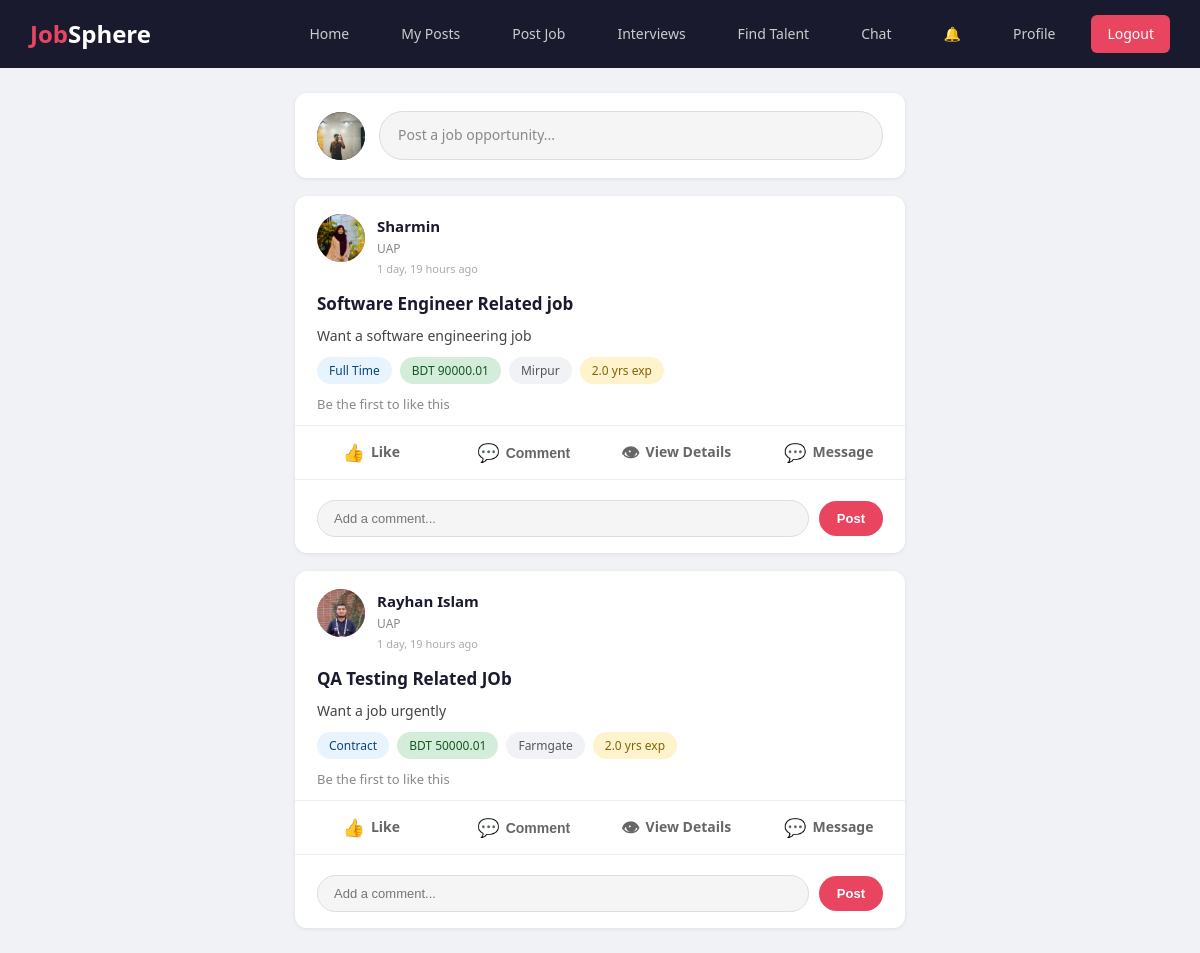
/recruitments/feed/ (signed in), run on the app's committed database.
### users/models.py (models this page shows, shortened)
class User(AbstractBaseUser):
    USER_TYPE_CHOICES = [
        ('seeker', 'Job Seeker'),
        ('recruiter', 'Recruiter'),
        ('admin', 'Admin'),
    ]
    email = models.EmailField(unique=True)
    name = models.CharField(max_length=100)
    user_type = models.CharField(max_length=10, choices=USER_TYPE_CHOICES)
    phone_num = models.CharField(max_length=20, blank=True, null=True)
    profile_pic = models.ImageField(upload_to='profile_pics/', blank=True, null=True)
    is_active = models.BooleanField(default=True)
    is_admin = models.BooleanField(default=False)
    is_staff = models.BooleanField(default=False)
    is_superuser = models.BooleanField(default=False)
    objects = UserManager()
    USERNAME_FIELD = 'email'
    REQUIRED_FIELDS = ['name']

class JobSeeker(models.Model):
    user = models.OneToOneField(User, on_delete=models.CASCADE, related_name='seeker_profile')
    bio = models.TextField(blank=True, null=True)
    cgpa = models.FloatField(blank=True, null=True)
    experience_years = models.IntegerField(default=0)
    education = models.CharField(max_length=200, blank=True, null=True)
    career_goals = models.TextField(blank=True, null=True)
    resume = models.FileField(upload_to='resumes/', blank=True, null=True)
    location = models.CharField(max_length=200, blank=True, null=True)
    skills_text = models.TextField(blank=True, null=True)

### recruitments/models.py (models this page shows, shortened)
class JobPost(models.Model):
    POSTER_TYPE_CHOICES = [
        ('recruiter', 'Recruiter'),
        ('seeker', 'Seeker'),
    ]
    JOB_TYPE_CHOICES = [
        ('fullTime', 'Full Time'),
        ('partTime', 'Part Time'),
        ('remote', 'Remote'),
        ('contract', 'Contract'),
    ]
    STATUS_CHOICES = [
        ('active', 'Active'),
        ('closed', 'Closed'),
    ]
    poster = models.ForeignKey(User, on_delete=models.CASCADE, related_name='job_posts')
    poster_type = models.CharField(max_length=10, choices=POSTER_TYPE_CHOICES, default='recruiter')
    title = models.CharField(max_length=200)
    description = models.TextField()
    location = models.CharField(max_length=200, blank=True, null=True)
    job_type = models.CharField(max_length=10, choices=JOB_TYPE_CHOICES, default='fullTime')
    salary = models.DecimalField(max_digits=10, decimal_places=2, blank=True, null=True)
    number_of_available_seats = models.IntegerField(default=1)
    required_experience = models.FloatField(default=0)
    skills_text = models.TextField(blank=True, null=True)
    application_count = models.IntegerField(default=0)
    status = models.CharField(max_length=10, choices=STATUS_CHOICES, default='active')
    created_at = models.DateTimeField(auto_now_add=True)
    deadline = models.DateTimeField(blank=True, null=True)
    image = models.ImageField(upload_to='job_post_images/', blank=True, null=True)
    class Meta:
        ordering = ['-created_at']

### recruitments/views.py (the view)
# urls.py: path('feed/', views.feed_view, name='feed'),
def feed_view(request):
    if not request.user.is_authenticated:
        return redirect('login')
    from .models import PostLike, PostComment
    if request.user.user_type == 'seeker':
        posts = JobPost.objects.filter(status='active', poster_type='recruiter')
    elif request.user.user_type == 'recruiter':
        posts = JobPost.objects.filter(status='active', poster_type='seeker')
    else:
        posts = JobPost.objects.none()
    feed_data = []
    for post in posts:
        like_count = PostLike.objects.filter(job_post=post).count()
        user_liked = PostLike.objects.filter(job_post=post, user=request.user).exists()
        comments = PostComment.objects.filter(job_post=post).select_related('user')[:5]
        comment_count = PostComment.objects.filter(job_post=post).count()
        poster_pic = None
        poster_company = ''
        poster_designation = ''
        if post.poster.profile_pic:
            poster_pic = post.poster.profile_pic.url
        if post.poster_type == 'recruiter':
            try:
                rec = Recruiter.objects.get(user=post.poster)
                if rec.company:
                    poster_company = rec.company.name
                poster_designation = rec.designation or ''
            except Recruiter.DoesNotExist:
                pass
        else:
            try:
                seeker_profile = JobSeeker.objects.get(user=post.poster)
                poster_designation = seeker_profile.education or ''
            except JobSeeker.DoesNotExist:
                pass
        feed_data.append({
            'post': post,
            'like_count': like_count,
            'user_liked': user_liked,
            'comments': comments,
            'comment_count': comment_count,
            'poster_pic': poster_pic,
            'poster_company': poster_company,
            'poster_designation': poster_designation,
        })
    return render(request, 'recruitments/feed.html', {
        'feed_data': feed_data,
    })

### updates/context_processors.py (called while the page is built)
def unread_notifications(request):
    if request.user.is_authenticated:
        count = Notification.objects.filter(user=request.user, is_read=False).count()
        return {'unread_notif_count': count}
    return {'unread_notif_count': 0}

### templates/recruitments/feed.html (shortened to what this page needs)
{% extends 'base.html' %}
{% block content %}
<div class="feed-container">
    <div class="create-post-card">
        <div class="create-post-avatar">
            {% if user.profile_pic %}
                <img src="{{ user.profile_pic.url }}" alt="You">
            {% else %}
                {{ user.name|first }}
            {% endif %}
        </div>
        {% if user.user_type == 'recruiter' %}
            <a href="{% url 'create_job_post' %}" class="create-post-btn">Post a job opportunity...</a>
        {% else %}
            <a href="{% url 'create_seeker_post' %}" class="create-post-btn">Share your availability...</a>
        {% endif %}
    </div>
    {% if feed_data %}
        {% for item in feed_data %}
        <div class="feed-post">
            <div class="post-header">
                <a href="{% if item.post.poster_type == 'seeker' %}{% url 'seeker_post_detail' item.post.id %}{% else %}{% url 'job_detail' item.post.id %}{% endif %}" class="post-avatar" style="text-decoration: none;">
                    {% if item.poster_pic %}
                        <img src="{{ item.poster_pic }}" alt="Avatar">
                    {% else %}
                        {{ item.post.poster.name|first }}
                    {% endif %}
                </a>
                <div class="post-author-info">
                    <div class="post-author-name">
                        <a href="{% if item.post.poster_type == 'seeker' %}{% url 'seeker_post_detail' item.post.id %}{% else %}{% url 'job_detail' item.post.id %}{% endif %}">{{ item.post.poster.name }}</a>
                    </div>
                    <div class="post-author-headline">
                        {% if item.poster_designation %}{{ item.poster_designation }}{% endif %}
                    </div>
                    <div class="post-time">{{ item.post.created_at|timesince }} ago</div>
                </div>
            </div>
            <div class="post-title">
                <a href="{% url 'job_detail' item.post.id %}">{{ item.post.title }}</a>
            </div>
            <div class="post-content post-content-truncated" id="content-{{ item.post.id }}">{{ item.post.description }}</div>
            <div class="post-tags">
                <span class="post-tag tag-type">{{ item.post.get_job_type_display }}</span>
                {% if item.post.salary %}
                    <span class="post-tag tag-salary">BDT {{ item.post.salary }}</span>
                {% endif %}
                {% if item.post.location %}
                    <span class="post-tag tag-location">{{ item.post.location }}</span>
                {% endif %}
                {% if item.post.required_experience %}
                    <span class="post-tag tag-exp">{{ item.post.required_experience }} yrs exp</span>
                {% endif %}
            </div>
            <div class="post-stats">
                <div class="like-count-display">
                    {% if item.like_count > 0 %}
                        &#128077; {{ item.like_count }} like{{ item.like_count|pluralize }}
                    {% else %}
                        Be the first to like this
                    {% endif %}
                </div>
            </div>
            <div class="post-actions">
                <a href="{% url 'like_post' item.post.id %}?next={% url 'feed' %}" class="action-btn {% if item.user_liked %}liked{% endif %}">
                    <span class="action-btn-icon">{% if item.user_liked %}&#128077;{% else %}&#128077;{% endif %}</span>
                    {% if item.user_liked %}Liked{% else %}Like{% endif %}
                </a>
                <button class="action-btn" onclick="document.getElementById('comment-input-{{ item.post.id }}').focus();">
                    <span class="action-btn-icon">&#128172;</span>
                    Comment
                </button>
                <a href="{% url 'job_detail' item.post.id %}" class="action-btn">
                    <span class="action-btn-icon">&#128065;</span>
                    View Details
                </a>
                {% if item.post.poster != user %}
                <a href="{% url 'start_direct_message' item.post.poster.id %}" class="action-btn">
                    <span class="action-btn-icon">&#128172;</span>
                    Message
                </a>
                {% endif %}
            </div>
            <div class="comments-section">
                <form method="POST" action="{% url 'comment_post' item.post.id %}" class="comment-input-row">
                    <input type="text" name="comment_content" id="comment-input-{{ item.post.id }}" class="comment-input" placeholder="Add a comment..." autocomplete="off" required>
                    <button type="submit" class="btn-comment-submit">Post</button>
                </form>
            </div>
        </div>
        {% endfor %}
    {% endif %}
</div>
{% endblock %}

### data on the page
User: profile_pic (picture)
JobPost: shows a picture, post.poster.name "Sharmin", poster_designation "UAP", post.created_at "1 day, 19 hours", post "Software Engineer Related job", post.description "Want a software engineering job", post.job_type "Full Time", post.salary "90000.01", post.location "Mirpur", post.required_experience "2.0", shows "Message"
JobPost: shows a picture, post.poster.name "Rayhan Islam", poster_designation "UAP", post.created_at "1 day, 19 hours", post "QA Testing Related JOb", post.description "Want a job urgently", post.job_type "Contract", post.salary "50000.01", post.location "Farmgate", post.required_experience "2.0", shows "Message"
